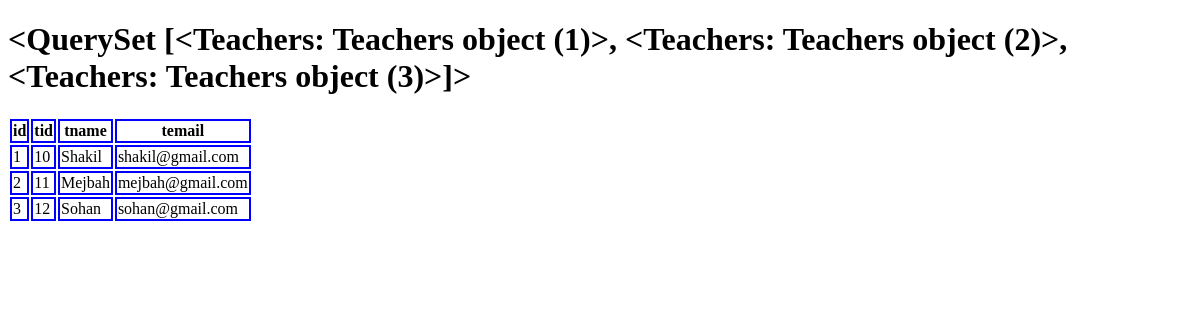
/about/t/, run on an earlier commit of the app's database.
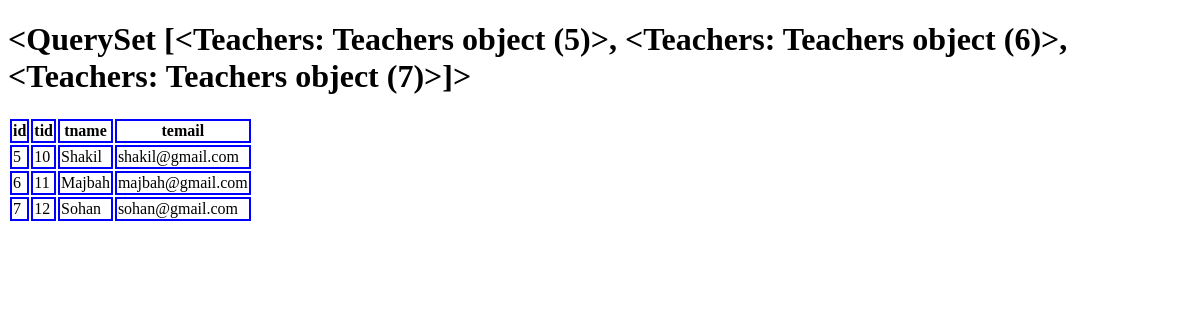
And on a later commit of the database.
### About_Us/models.py (models this page shows)
class Teachers(models.Model):
    tid = models.IntegerField()
    tname = models.CharField(max_length=50)
    temail = models.EmailField(max_length=30)

### About_Us/views.py (the view)
# urls.py: path('t/', views.teachers_info)
def teachers_info(request):
    teach = Teachers.objects.all()
    return render (request, 'about/t.html', {'thr': teach})

### templates/about/t.html (shortened to what this page needs)
<!DOCTYPE html>
{% load static %}
<html lang="en">
<head>
    <link rel="stylesheet" href="{% static 'css/t.css' %}">
</head>
<body>
    <h1>{{ thr }}</h1>
    {% if thr %}
    <table>
        <tr>
            <th>id</th>
            <th>tid</th>
            <th>tname</th>
            <th>temail</th>
        </tr>
        {% for th in thr %}
        <tr>
            <td>{{ th.id }}</td>
            <td>{{ th.tid }}</td>
            <td>{{ th.tname }}</td>
            <td>{{ th.temail }}</td>
        </tr>
        {% endfor %}
    </table>
    {% else %}
    <h2>Empty DB</h2>
    {% endif %}
</body>
</html>

### static/css/t.css (style rules this page uses)
th,td { border: 2px solid blue; }

What changed in the data, as far as the page shows it:
removed Teachers: id "<QuerySet [<Teachers: Teachers object (1)>, <Teachers: Teachers object (2)>, <Teachers: Teachers object (3)>]>", id "1", tid "10", tname "Shakil", temail "shakil@gmail.com"
removed Teachers: id "2", tid "11", tname "Mejbah", temail "mejbah@gmail.com"
removed Teachers: id "3", tid "12", tname "Sohan", temail "sohan@gmail.com"
added Teachers: id "<QuerySet [<Teachers: Teachers object (5)>, <Teachers: Teachers object (6)>, <Teachers: Teachers object (7)>]>", id "5", tid "10", tname "Shakil", temail "shakil@gmail.com"
added Teachers: id "6", tid "11", tname "Majbah", temail "majbah@gmail.com"
added Teachers: id "7", tid "12", tname "Sohan", temail "sohan@gmail.com"
